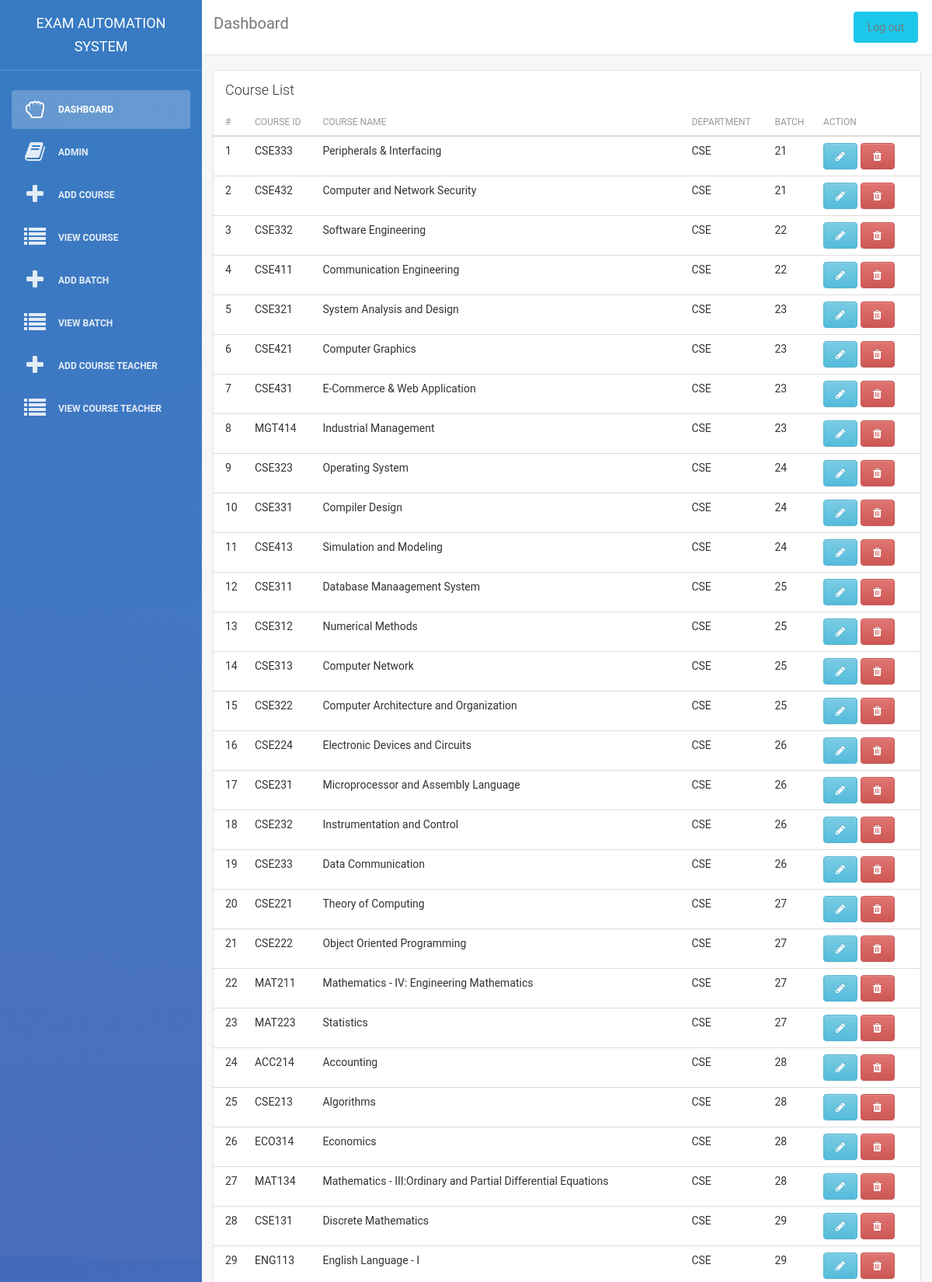
The app's page /Admin/Course/viewcourse.php (signed in, upper part) with its own data.
### tables this page shows
CREATE TABLE IF NOT EXISTS `course` (
  `id` int(12) NOT NULL,
  `department` text NOT NULL,
  `course_id` text NOT NULL,
  `course_name` text NOT NULL,
  `batch` text NOT NULL,
  `shift` int(12) NOT NULL
);

### Admin/Course/viewcourse.php (the view, shortened to what this page needs)
<?php include('header.php'); ?>
        <div class="bootstrap-iso">
            <div class="container-fluid">
                <div class="row">
                    <div class="col-md-12">
                        <div class="card">
                            <div class="header">
                                <h4 class="title">Course List</h4>
                            </div>
                            <div class="content table-responsive table-full-width">
                                <table class="table">
                                    <thead>
									    <th>#</th>
										<th>Course ID</th>
										<th>Course Name</th>
										<th>Department</th>
										<th>Batch</th>
										<th>Action</th>
                                    </thead>
                                    <tbody>
							<?php
								$serial = 0;
								$sql = mysql_query("SELECT * FROM course ORDER BY department, batch, course_id ASC");
								while($row = mysql_fetch_object($sql))
									{
										$serial++;
										$course_id = $row->course_id;
										$course_name = $row->course_name;
										$department = $row->department;
										$batch = $row->batch;
							?>
									<tr>
										<td><?php echo $serial; ?></td>
										<td><?php echo $course_id; ?> </td>
										<td><?php echo $course_name; ?></td>
										<td><?php echo $department; ?></td>
										<td><?php echo $batch; ?></td>
										<td>
											<a href='edit_course.php?idedep=<?php echo $department;?>&&idecrs=<?php echo $course_id;?>&&ideb=<?php echo $batch; ?>'><button type='button' class='btn btn-info'><span class="fa fa-pencil"></span></button></a>
											<a onclick='return confirm_delete();' href='delete_course.php?idddep=<?php echo $department;?>&&iddcrs=<?php echo $course_id;?>&&iddb=<?php echo $batch; ?>'><button type='button' class='btn btn-danger'><span class="fa fa-trash"></span></button></a>
										</td>
									</tr>
							<?php
									}
							?>
                                    </tbody>
                                </table>
                            </div>
                        </div>
                    </div>
                </div>
            </div>
        </div>
<?php include('footer.php'); ?>

### Admin/Course/viewcourse.php (style rules this page uses)
.table > thead > tr > th, .table > tbody > tr > th, .table > tfoot > tr > th, .table > thead > tr > td, .table > tbody > tr > td, .table > tfoot > tr > td { padding: 0px 0px; padding-top: 8px; padding-right: 0px; padding-bottom: 0px; padding-left: 0px; vertical-align: middle; }

### records on screen
course: course "CSE333", course_name "Peripherals & Interfacing", department "CSE", batch "21"
course: course "CSE432", course_name "Computer and Network Security", department "CSE", batch "21"
course: course "CSE332", course_name "Software Engineering", department "CSE", batch "22"
course: course "CSE411", course_name "Communication Engineering", department "CSE", batch "22"
course: course "CSE321", course_name "System Analysis and Design", department "CSE", batch "23"
course: course "CSE421", course_name "Computer Graphics", department "CSE", batch "23"
course: course "CSE431", course_name "E-Commerce & Web Application", department "CSE", batch "23"
course: course "MGT414", course_name "Industrial Management", department "CSE", batch "23"
course: course "CSE323", course_name "Operating System", department "CSE", batch "24"
course: course "CSE331", course_name "Compiler Design", department "CSE", batch "24"
course: course "CSE413", course_name "Simulation and Modeling", department "CSE", batch "24"
course: course "CSE311", course_name "Database Manaagement System", department "CSE", batch "25"
course: course "CSE312", course_name "Numerical Methods", department "CSE", batch "25"
course: course "CSE313", course_name "Computer Network", department "CSE", batch "25"
course: course "CSE322", course_name "Computer Architecture and Organization", department "CSE", batch "25"
course: course "CSE224", course_name "Electronic Devices and Circuits", department "CSE", batch "26"
course: course "CSE231", course_name "Microprocessor and Assembly Language", department "CSE", batch "26"
course: course "CSE232", course_name "Instrumentation and Control", department "CSE", batch "26"
course: course "CSE233", course_name "Data Communication", department "CSE", batch "26"
course: course "CSE221", course_name "Theory of Computing", department "CSE", batch "27"
course: course "CSE222", course_name "Object Oriented Programming", department "CSE", batch "27"
course: course "MAT211", course_name "Mathematics - IV: Engineering Mathematics", department "CSE", batch "27"
course: course "MAT223", course_name "Statistics", department "CSE", batch "27"
course: course "ACC214", course_name "Accounting", department "CSE", batch "28"
course: course "CSE213", course_name "Algorithms", department "CSE", batch "28"
course: course "ECO314", course_name "Economics", department "CSE", batch "28"
course: course "MAT134", course_name "Mathematics - III:Ordinary and Partial Differential Equations", department "CSE", batch "28"
course: course "CSE131", course_name "Discrete Mathematics", department "CSE", batch "29"
course: course "ENG113", course_name "English Language - I", department "CSE", batch "29"
